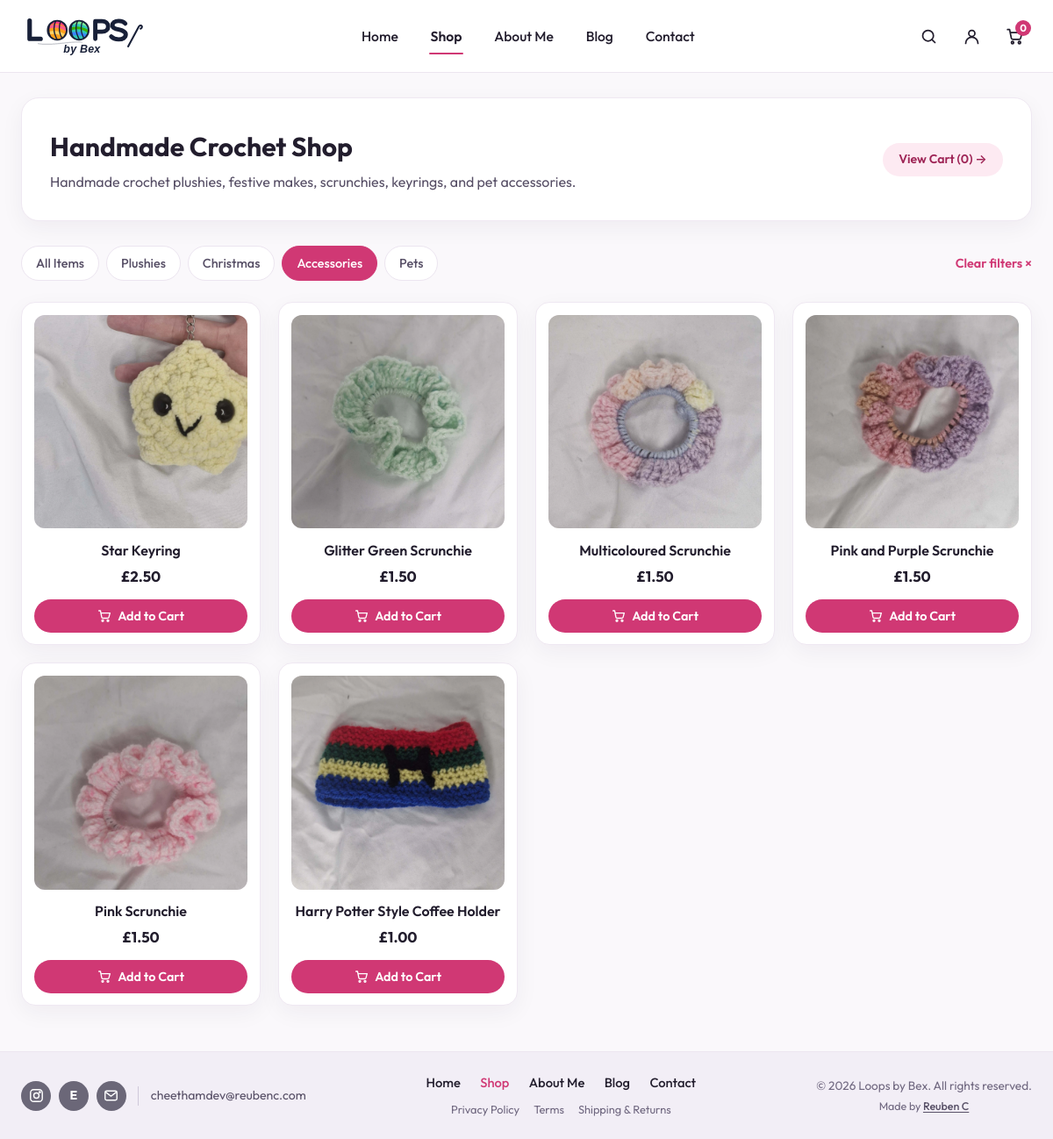
Screenshot of /shop?category=Accessories with the database file from the repository.
### tables this page shows
CREATE TABLE IF NOT EXISTS products (
    id INT UNSIGNED AUTO_INCREMENT PRIMARY KEY,
    slug VARCHAR(120) NOT NULL,
    name VARCHAR(160) NOT NULL,
    category VARCHAR(80) NOT NULL DEFAULT 'Plushies',
    short_description VARCHAR(255) NOT NULL DEFAULT '',
    description TEXT NOT NULL,
    price_pence INT UNSIGNED NOT NULL DEFAULT 0,
    image_path VARCHAR(255) NOT NULL,
    side_image_path VARCHAR(255) NOT NULL DEFAULT '',
    stock_qty INT UNSIGNED NOT NULL DEFAULT 10,
    is_featured_main TINYINT(1) NOT NULL DEFAULT 0,
    is_featured_sidebar TINYINT(1) NOT NULL DEFAULT 0,
    is_active TINYINT(1) NOT NULL DEFAULT 1,
    sort_order INT UNSIGNED NOT NULL DEFAULT 0,
    created_at TIMESTAMP NOT NULL DEFAULT CURRENT_TIMESTAMP,
    UNIQUE KEY uq_products_slug (slug),
    KEY idx_products_active_sort (is_active, sort_order)
);

### includes/cart.php (called while the page is built, shortened)
<?php
function get_raw_cart(): array
{
    return $_SESSION['cart'];
}
function get_cart_item_count(): int
{
    $total = 0;
    return $total;
}

### includes/catalog.php (called while the page is built, shortened)
<?php
function get_all_products(?PDO $pdo): array
{
    $defaultsBySlug = [];
    foreach (default_placeholder_products() as $item) {
        $defaultsBySlug[$item['slug']] = $item;
    }
    if ($pdo instanceof PDO) {
        try {
            $stmt = $pdo->query(
                "SELECT * FROM products
                 WHERE is_active = 1 AND slug NOT LIKE 'placeholder-%'
                 ORDER BY sort_order ASC, id ASC"
            );
            $rows = $stmt ? $stmt->fetchAll() : [];
            if (!empty($rows)) {
                return array_map(static function (array $row) use ($defaultsBySlug): array {
                    $slug = (string) ($row['slug'] ?? '');
                    $fallbackSide = $defaultsBySlug[$slug]['side_image_path'] ?? '';
                    $row['id'] = (int) $row['id'];
                    $row['price_pence'] = (int) $row['price_pence'];
                    $row['stock_qty'] = (int) $row['stock_qty'];
                    $row['is_featured_main'] = (int) $row['is_featured_main'];
                    $row['is_featured_sidebar'] = (int) $row['is_featured_sidebar'];
                    $row['side_image_path'] = trim((string) ($row['side_image_path'] ?? '')) !== ''
                        ? (string) $row['side_image_path']
                        : $fallbackSide;
                    $row['color_options'] = $defaultsBySlug[$slug]['color_options'] ?? [];
                    return $row;
                }, $rows);
            }
        } catch (PDOException $e) {
            error_log('catalog query fallback: ' . $e->getMessage());
        }
    }
    return default_placeholder_products();
}
function filter_products(array $products, string $query = '', string $category = ''): array
{
    $query = mb_strtolower(trim($query));
    $category = trim($category);
    return array_values(array_filter($products, static function (array $product) use ($query, $category): bool {
        if ($category !== '' && strcasecmp($product['category'], $category) !== 0) {
            return false;
        }
        if ($query !== '') {
            $haystack = mb_strtolower($product['name'] . ' ' . $product['category'] . ' ' . $product['short_description']);
            if (!str_contains($haystack, $query)) {
                return false;
            }
        }
        return true;
    }));
}
function get_product_categories(array $products): array
{
    $categories = [];
    foreach ($products as $product) {
        $cat = (string) ($product['category'] ?? '');
        if ($cat !== '' && !in_array($cat, $categories, true)) {
            $categories[] = $cat;
        }
    }
    return $categories;
}

### includes/bootstrap.php (called while the page is built, shortened)
<?php
require_once __DIR__ . '/../config.php';
require_once __DIR__ . '/security.php';
if (is_file(__DIR__ . '/catalog.php')) {
    require_once __DIR__ . '/catalog.php';
}
if (is_file(__DIR__ . '/cart.php')) {
    require_once __DIR__ . '/cart.php';
}
function e(mixed $value): string
{
    return htmlspecialchars((string) $value, ENT_QUOTES | ENT_SUBSTITUTE, 'UTF-8');
}
function format_gbp(int $pence): string
{
    $negative = $pence < 0;
    $abs = abs($pence);
    return ($negative ? '-' : '') . '£' . number_format($abs / 100, 2, '.', ',');
}

### pages/shop.php (the view, shortened to what this page needs)
<?php
require_once __DIR__ . '/../includes/bootstrap.php';
$allProducts = get_all_products($pdo);
$categories = get_product_categories($allProducts);
$selectedCategory = trim((string) ($_GET['category'] ?? ''));
$searchQuery = trim((string) ($_GET['q'] ?? ''));
$filteredProducts = filter_products($allProducts, $searchQuery, $selectedCategory);
require_once __DIR__ . '/../partials/header.php';
?>
<main class="site-main" id="main-content">
    <div class="site-container">
        <div class="page-header-band">
            <div>
                <h1>Handmade Crochet Shop</h1>
                <p>Handmade crochet plushies, festive makes, scrunchies, keyrings, and pet accessories.</p>
            </div>
            <a href="/cart" class="btn btn-soft-pink btn-sm">View Cart (<?php echo (int) get_cart_item_count(); ?>) &rarr;</a>
        </div>
        <div class="filter-bar">
            <nav class="category-pills" aria-label="Product categories">
                <a href="/shop<?php echo $searchQuery !== '' ? '?q=' . urlencode($searchQuery) : ''; ?>"
                   class="category-pill<?php echo $selectedCategory === '' ? ' is-active' : ''; ?>"
                   <?php echo $selectedCategory === '' ? 'aria-current="page"' : ''; ?>>
                    All Items
                </a>
                <?php foreach ($categories as $cat): ?>
                    <?php
                    $catParams = ['category' => $cat];
                    $isSelectedCat = strcasecmp($selectedCategory, $cat) === 0;
                    ?>
                    <a href="/shop?<?php echo e(http_build_query($catParams)); ?>"
                       class="category-pill<?php echo $isSelectedCat ? ' is-active' : ''; ?>"
                       <?php echo $isSelectedCat ? 'aria-current="page"' : ''; ?>>
                        <?php echo e($cat); ?>
                    </a>
                <?php endforeach; ?>
            </nav>
            <?php if ($searchQuery !== '' || $selectedCategory !== ''): ?>
                <a href="/shop" class="text-arrow-link">Clear filters &times;</a>
            <?php endif; ?>
        </div>
        <?php if (empty($filteredProducts)): ?>
            <div class="panel-card">
                <h2>No matching crochet items found</h2>
                <p>Try clearing your search filter or browsing all categories.</p>
                <p style="margin-top: 1rem;">
                    <a href="/shop" class="btn btn-primary btn-sm">Show All Products</a>
                </p>
            </div>
        <?php else: ?>
            <div class="shop-grid">
                <?php foreach ($filteredProducts as $product): ?>
                    <article class="product-card">
                        <a href="/product?slug=<?php echo urlencode($product['slug']); ?>" class="product-card-media">
                            <img src="<?php echo e($product['image_path']); ?>" alt="<?php echo e($product['name']); ?>" width="320" height="256" loading="lazy">
                        </a>
                        <h2 class="product-card-title">
                            <a href="/product?slug=<?php echo urlencode($product['slug']); ?>"><?php echo e($product['name']); ?></a>
                        </h2>
                        <p class="product-card-price"><?php echo e(format_gbp((int) $product['price_pence'])); ?></p>
                        <form action="/cart-action.php" method="POST" class="product-card-form">
                            <button type="submit" class="btn btn-primary" aria-label="Add <?php echo e($product['name']); ?> to cart">
                                <span>Add to Cart</span>
                            </button>
                        </form>
                    </article>
                <?php endforeach; ?>
            </div>
        <?php endif; ?>
    </div>
</main>
<?php require_once __DIR__ . '/../partials/footer.php'; ?>

### style/global.css (style rules this page uses)
:root { --font-main: "Outfit", -apple-system, BlinkMacSystemFont, "Segoe UI", sans-serif; --bg-page: #faf8fb; --bg-surface: #ffffff; --bg-footer: #f2eef6; --bg-hero: linear-gradient(135deg, #eae6f4 0%, #e4def1 52%, #ddd5ec 100%); --bg-soft-pink: #fdeaf2; --bg-soft-pink-hover: #f9d6e6; --text-primary: #221d2d; --text-secondary: #574f66; --text-muted: #706880; --brand-pink: #d03874; --brand-pink-hover: #b52b62; --brand-pink-soft-text: #9e2455; --border-subtle: #ece5f0; --border-card: #efe8f2; --shadow-card: 0 8px 26px rgba(45, 25, 60, 0.05); --shadow-hover: 0 12px 28px rgba(208, 56, 116, 0.16); --radius-xl: 20px; --radius-lg: 16px; --radius-md: 12px; --radius-pill: 999px; }
*, *::before, *::after { box-sizing: border-box; margin: 0; padding: 0; }
html { font-size: 16px; scroll-behavior: smooth; }
body.site-body { min-height: 100vh; display: flex; flex-direction: column; font-family: var(--font-main); color: var(--text-primary); background-color: var(--bg-page); line-height: 1.55; -webkit-font-smoothing: antialiased; }
img, svg { max-width: 100%; display: block; }
a { color: inherit; text-decoration: none; }
button, input, select, textarea { font-family: inherit; font-size: 1rem; color: inherit; }
.site-container { width: 100%; max-width: 1320px; margin: 0 auto; padding: 0 1.5rem; }
.site-main { flex: 1; padding: 1.75rem 0 3.25rem; }
.btn { display: inline-flex; align-items: center; justify-content: center; gap: 0.45rem; border: none; border-radius: var(--radius-pill); font-weight: 600; font-size: 0.95rem; padding: 0.72rem 1.45rem; cursor: pointer; transition: transform 0.18s ease, box-shadow 0.18s ease, background-color 0.18s ease, color 0.18s ease; text-decoration: none; white-space: nowrap; }
.btn-sm { padding: 0.5rem 1.15rem; font-size: 0.88rem; }
.btn-primary { background-color: var(--brand-pink); color: #ffffff; }
.btn-soft-pink { background-color: var(--bg-soft-pink); color: var(--brand-pink-soft-text); }
.text-arrow-link { font-size: 0.9rem; font-weight: 600; color: var(--brand-pink); display: inline-flex; align-items: center; gap: 0.25rem; }
.page-header-band { background: var(--bg-surface); border: 1px solid var(--border-card); border-radius: var(--radius-xl); padding: 2rem; margin-bottom: 1.75rem; box-shadow: var(--shadow-card); display: flex; flex-wrap: wrap; align-items: center; justify-content: space-between; gap: 1rem; }
.page-header-band h1 { font-size: clamp(1.65rem, 2.5vw, 2.2rem); font-weight: 700; }
.page-header-band p { color: var(--text-secondary); margin-top: 0.25rem; }

### style/shop.css (style rules this page uses)
.filter-bar { display: flex; flex-wrap: wrap; align-items: center; justify-content: space-between; gap: 1rem; margin-bottom: 1.5rem; }
.category-pills { display: flex; flex-wrap: wrap; gap: 0.5rem; }
.category-pill { padding: 0.48rem 1rem; border-radius: var(--radius-pill); border: 1px solid var(--border-subtle); background: #ffffff; font-size: 0.9rem; font-weight: 500; color: var(--text-secondary); }
.category-pill:hover, .category-pill.is-active { background-color: var(--brand-pink); border-color: var(--brand-pink); color: #ffffff; }
.shop-grid { display: grid; grid-template-columns: repeat(auto-fill, minmax(245px, 1fr)); gap: 1.25rem; }
.product-card { background-color: var(--bg-surface); border: 1px solid var(--border-card); border-radius: var(--radius-lg); padding: 0.85rem; display: flex; flex-direction: column; align-items: center; text-align: center; box-shadow: var(--shadow-card); transition: transform 0.2s ease, box-shadow 0.2s ease; }
.product-card-media { width: 100%; aspect-ratio: 1/1; border-radius: var(--radius-md); overflow: hidden; background-color: #f8f2f7; margin-bottom: 0.8rem; }
.product-card-media img { width: 100%; height: 100%; object-fit: cover; }
.product-card-title { font-size: 1rem; font-weight: 600; color: var(--text-primary); margin-bottom: 0.25rem; }
.product-card-price { font-size: 1.05rem; font-weight: 700; color: var(--text-primary); margin-bottom: 0.8rem; }
.product-card-form { width: 100%; margin-top: auto; }
.product-card-form .btn { width: 100%; padding: 0.62rem 1rem; font-size: 0.9rem; }
.product-card-form svg { width: 16px; height: 16px; }

### rows the page displays
products: image_path (picture), name "Star Keyring", price_pence "£2.50"
products: image_path (picture), name "Glitter Green Scrunchie", price_pence "£1.50"
products: image_path (picture), name "Multicoloured Scrunchie", price_pence "£1.50"
products: image_path (picture), name "Pink and Purple Scrunchie", price_pence "£1.50"
products: image_path (picture), name "Pink Scrunchie", price_pence "£1.50"
products: image_path (picture), name "Harry Potter Style Coffee Holder", price_pence "£1.00"

### other values shown
$item['label'] "Home"
$item['label'] "Shop"
$item['label'] "About Me"
$item['label'] "Blog"
$item['label'] "Contact"
$cartCount "0"
get_cart_item_count() "0"
$cat "Plushies"
$cat "Christmas"
$cat "Accessories"
$cat "Pets"
$contactEmail "cheethamdev@reubenc.com"
